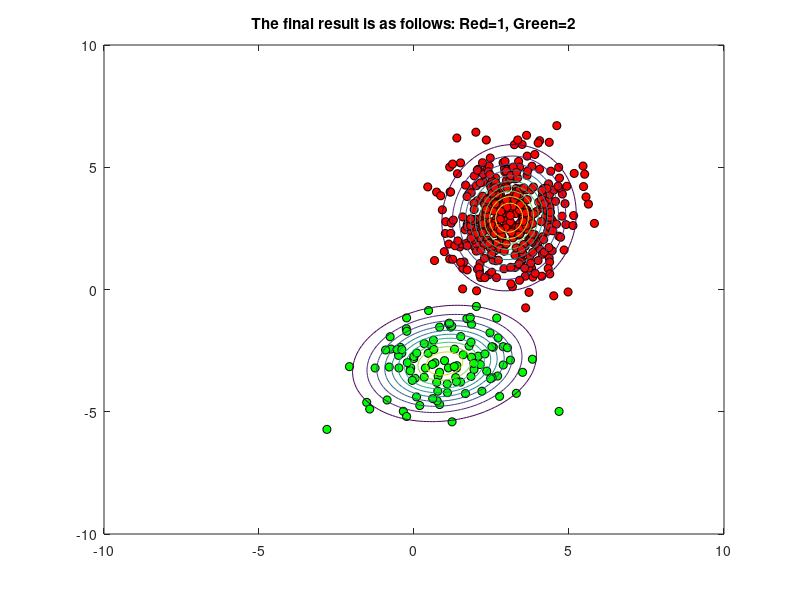

Reproduce this figure in MATLAB.
%% Generating Data Set
clear all;close all;

mean1 = [3 3]';
mean2 = [1 -3]';
covariance1 = [1 0 ; 0 2];
covariance2 = [2 0 ; 0 1];
pi1 = 0.8;
pi2 = 0.2;
X = [];
for n = 1:500
if(rand<pi1)
X(n,:) = mvnrnd(mean1,covariance1,1);
else
X(n,:) = mvnrnd(mean2,covariance2,1);
end
end
%% Initilaise the mixture parameters
PredictedMean1 = randn(1,2);
PredictedMean2 = randn(1,2);
PredictedCovariance1 = rand*eye(2,2);
PredictedCovariance2 = rand*eye(2,2);
PredictedPrior1 = 0.5;
PredictedPrior2 = 0.5;

%% EM Algorithm

N = 500;
converge = 0.01;
q(:,1) = rand(500,1);
q(:,2) = ones(500,1)-q(:,1);
LowerBound(1) = -inf;
for i = 1 : 100

logProb1 = -log(2*pi) - 0.5*log(det(PredictedCovariance1)) ...
- 0.5 * diag( (X - PredictedMean1 ) * inv(PredictedCovariance1) ...
*(X - PredictedMean1 )' );

logProb2 = -log(2*pi) - 0.5*log(det(PredictedCovariance2)) - 0.5 * ...
diag( (X - PredictedMean2 ) * inv(PredictedCovariance2) ...
*(X - PredictedMean2 )' );

% Calculate Lower Bound for current iteration, and check if it has
% converged
if i>1
LowerBound(i) = sum( q(: , 1)* log(PredictedPrior1) ) + sum( q(: , 2)* log(PredictedPrior2) ) ...
+ sum(q(: , 1) .* logProb1) + sum(q(: , 2) .* logProb2) ...
- sum( sum (q .* log (q) ) ) ;
if abs(LowerBound(i)-LowerBound(i-1))<converge
break
end
end

% Update q_nk first, since this would be used in the subsequent
% Calculations of pi/mu/sigma. Division by 0 is prohibited.
q(: , 1) = PredictedPrior1 * exp(logProb1);
q(: , 2) = PredictedPrior2 * exp(logProb2);
q(q<1e-60) = 1e-10;
q(q>1-1e-60) = 1e-10;
q= q./[sum(q,2) sum(q,2)];

% Update pi_k
MeanTemp = mean(q,1);
PredictedPrior1=MeanTemp(1);
PredictedPrior2=MeanTemp(2);

% Update mu_k
PredictedMean1 = sum(X.*[q(:,1) q(:,1)],1)./ sum(q(:,1));
PredictedMean2 = sum(X.*[q(:,2) q(:,2)],1)./ sum(q(:,2));

% update sigma_k
PredictedCovariance1 = ( ( X - PredictedMean1 ).*[q(:,1) q(:,1)])'*( X - PredictedMean1 )./sum(q(:,1));
PredictedCovariance2 = ( ( X - PredictedMean2 ).*[q(:,2) q(:,2)])'*( X - PredictedMean2 )./sum(q(:,2));

% %% Plot the current status
% figure(2);hold off
% for n = 1:N
% if(q(n,1)>q(n,2))
% plot(X(n,1),X(n,2),'ko','markerfacecolor','r');
% else
% plot(X(n,1),X(n,2),'ko','markerfacecolor','g');
% end
% hold on
% end
% [A,C] = meshgrid(-10:0.1:10,-10:0.1:10);
% Z = mvnpdf([A(:) C(:)],PredictedMean1,PredictedCovariance1);
% Z = reshape(Z,size(A));
% contour(A,C,Z);
%
% [A,C] = meshgrid(-10:0.1:10,-10:0.1:10);
% Z = mvnpdf([A(:) C(:)],PredictedMean2,PredictedCovariance2);
% Z = reshape(Z,size(A));
% contour(A,C,Z);
% ti = sprintf('After %g iterations',i);
% title(ti)
end
%% Note that we are starting randomly. It might be possible that 1 and 2 get interchanged

if PredictedPrior1<PredictedPrior2
temp=PredictedPrior1;PredictedPrior1=PredictedPrior2;PredictedPrior2=temp;
temp=PredictedCovariance1;PredictedCovariance1=PredictedCovariance2;PredictedCovariance2=temp;
temp=PredictedMean1;PredictedMean1=PredictedMean2;PredictedMean2=temp;
temp=q(:,1);q(:,1)=q(:,2);q(:,2)=temp;
end

%% Plot the final status:

figure(3);hold off
for n = 1:N
if(q(n,1)>q(n,2))
plot(X(n,1),X(n,2),'ko','markerfacecolor','r');
else
plot(X(n,1),X(n,2),'ko','markerfacecolor','g');
end
hold on
end
[A,C] = meshgrid(-10:0.1:10,-10:0.1:10);
Z = mvnpdf([A(:) C(:)],PredictedMean1,PredictedCovariance1);
Z = reshape(Z,size(A));
contour(A,C,Z);

[A,C] = meshgrid(-10:0.1:10,-10:0.1:10);
Z = mvnpdf([A(:) C(:)],PredictedMean2,PredictedCovariance2);
Z = reshape(Z,size(A));
contour(A,C,Z);
title('The final result is as follows: Red=1, Green=2')